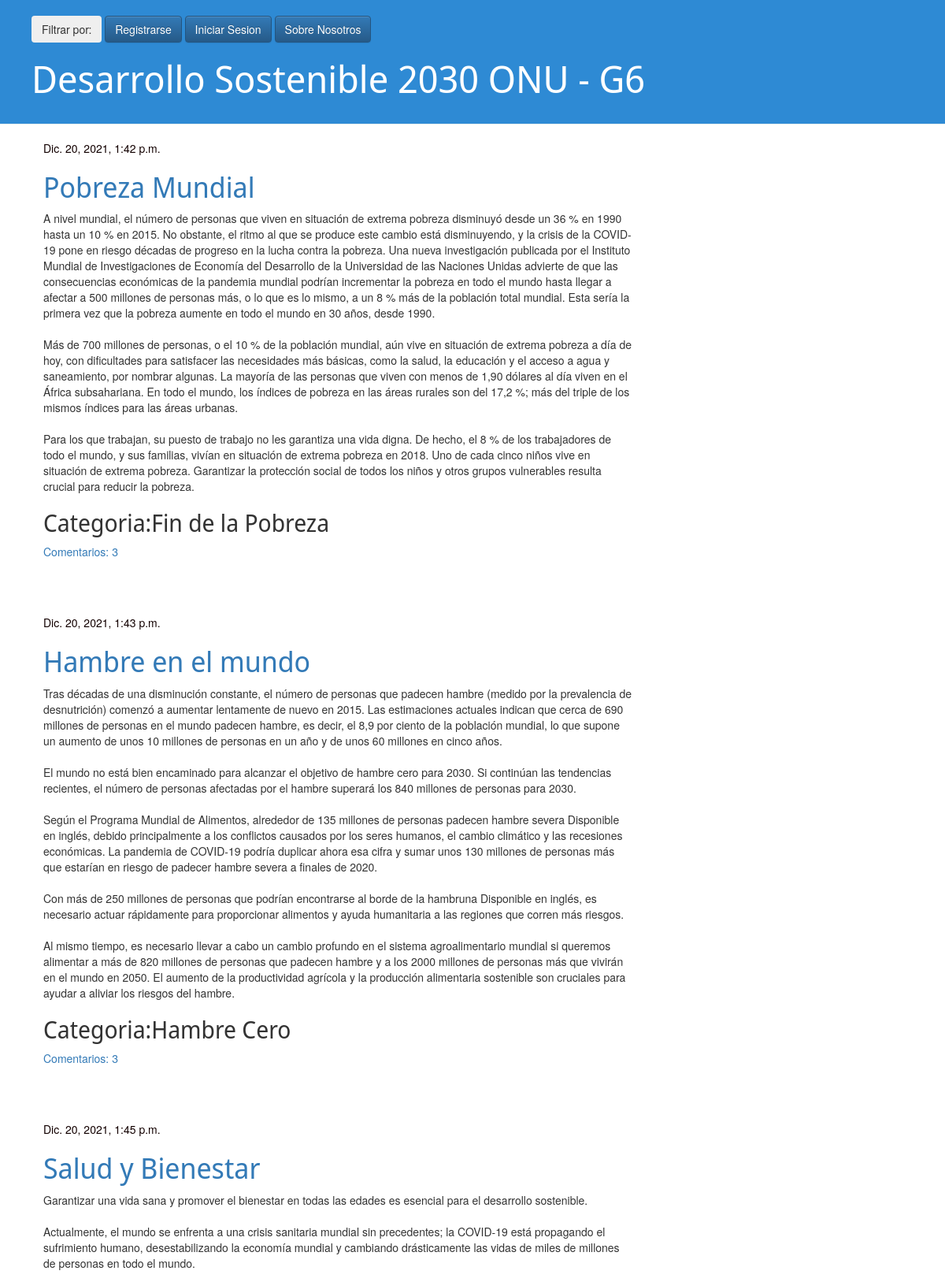
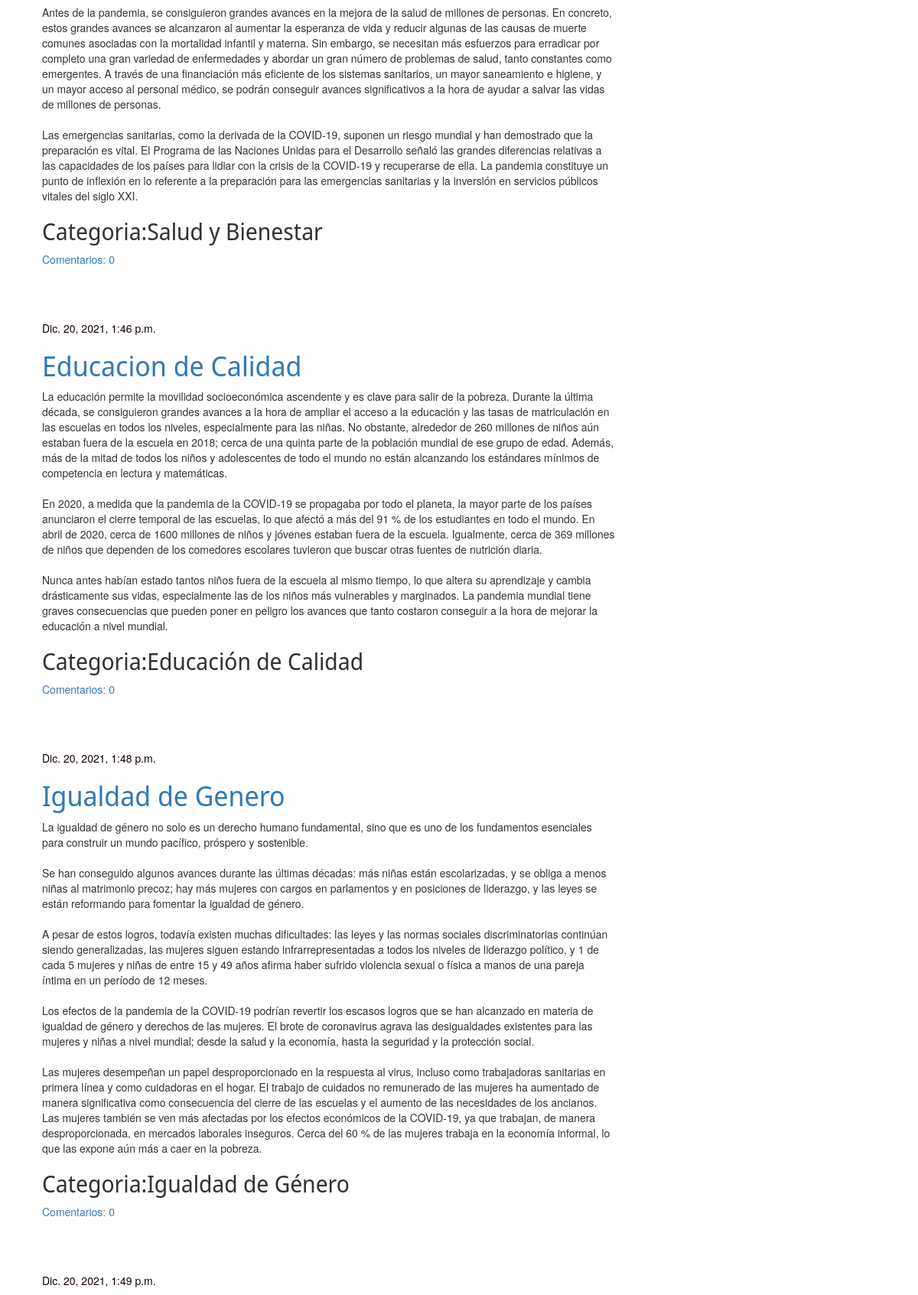
The page / (upper part) on the database its author committed (2 pictures, top to bottom).
### blog/models.py (models this page shows, shortened)
class Post(models.Model):
    CATEGORIES_CHOICES = (
        ('Fin de la Pobreza' , 'Fin de la pobreza'),
        ('Hambre Cero' ,'Hambre Cero'),
        ('Salud y Bienestar' ,'Salud y Bienestar'),
        ('Educación de Calidad', 'Educación de Calidad'),
        ('Igualdad de Género', 'Igualdad de Género'),
        ('Agua limpia y Saneamiento', 'Agua limpia y Saneamiento'),
        ('Energía asequible y no contaminante', 'Energía asequible y no contaminante'),
        ('Trabajo Decente', 'Trabajo Decente'),
        ('Industria,Innovacion e Infraestructura', 'Industria,Innovacion e Infraestructura'),
        ('Reducción de las Desigualdades', 'Reducción de las Desigualdades'),
        ('Ciudades Sostenibles', 'Ciudades Sostenibles'),
        ('Producción y Consumo Responsable', 'Producción y Consumo Responsable'),
        ('Acción por el Clima' , 'Acción por el Clima'),
        ('Vida Sumbarina' , 'Vida Submarina'),
        ('Vida de Ecosistemas Terrestres' , 'Vida de Ecosistemas Terrestres'),
        ('Paz y Justicia' , 'Paz y Justicia'),
        ('Alianzas para lograr los objetivos' , 'Alianzas para lograr los objetivos')
           )
    author = models.ForeignKey('auth.User', on_delete=models.CASCADE)
    title = models.CharField(max_length=200)
    text = models.TextField()
    image = models.ImageField(null=True, blank=True,upload_to="media/" )
    created_date = models.DateTimeField(
            default=timezone.now)
    published_date = models.DateTimeField(
            blank=True, null=True)
    category = models.CharField(
        max_length=120,
        choices=CATEGORIES_CHOICES,
        default='sin categoria'
        )

### blog/views.py (the view)
# urls.py: path('', views.post_list, name='post_list'),
def post_list(request):
    posts = Post.objects.filter(published_date__lte=timezone.now()).order_by('published_date')
    return render(request, 'blog/post_list.html', {'posts': posts})

### blog/templates/blog/post_list.html
{% extends 'blog/base.html' %} {% block content %} {% for post in posts %}
<div class="post">
    <div class="date">
        {{ post.published_date }}
    </div>
    <h1><a href="{% url 'post_detail' pk=post.pk %}">{{ post.title }}</a></h1>
    <p>{{ post.text|linebreaksbr }}</p>
    <h2>Categoria:{{ post.category|linebreaksbr }}</h2>
    <a href="{% url 'post_detail' pk=post.pk %}">Comentarios: {{ post.comments.count }}</a>
</div>
{% endfor %} {% endblock content %}

### blog/static/css/blog.css (style rules this page uses)
h1, h2, h3, h4 { font-family: 'Noto Sans Display', sans-serif; }
.date { color: #130101; }
.post { margin-bottom: 70px; }

### rows shown on the page
Post: published_date "Dic. 20, 2021, 1:42 p.m.", title "Pobreza Mundial", text "A nivel mundial, el número de personas que viven en situación de extrema pobreza disminuyó desde un 36 % en 1990 hasta un 10 % en 2015. No obstante, el ritmo al que se produce este cambio está disminuyendo, y la crisis de la COVID-19 pone en riesgo décadas de progreso en la lucha contra la pobreza. Una nueva investigación publicada por el Instituto Mundial de Investigaciones de Economía del Desarrollo de la Universidad de las Naciones Unidas advierte de que las consecuencias económicas de la pandemia mundial podrían incrementar la pobreza en todo el mundo hasta llegar a afectar a 500 millones de personas más, o lo que es lo mismo, a un 8 % más de la población total mundial. Esta sería la…", category "Fin de la Pobreza", comments.count "3"
Post: published_date "Dic. 20, 2021, 1:43 p.m.", title "Hambre en el mundo", text "Tras décadas de una disminución constante, el número de personas que padecen hambre (medido por la prevalencia de desnutrición) comenzó a aumentar lentamente de nuevo en 2015. Las estimaciones actuales indican que cerca de 690 millones de personas en el mundo padecen hambre, es decir, el 8,9 por ciento de la población mundial, lo que supone un aumento de unos 10 millones de personas en un año y de unos 60 millones en cinco años. El mundo no está bien encaminado para alcanzar el objetivo de hambre cero para 2030. Si continúan las tendencias recientes, el número de personas afectadas por el hambre superará los 840 millones de personas para 2030. Según el Programa Mundial de Alimentos,…", category "Hambre Cero", comments.count "3"
Post: published_date "Dic. 20, 2021, 1:45 p.m.", title "Salud y Bienestar", text "Garantizar una vida sana y promover el bienestar en todas las edades es esencial para el desarrollo sostenible. Actualmente, el mundo se enfrenta a una crisis sanitaria mundial sin precedentes; la COVID-19 está propagando el sufrimiento humano, desestabilizando la economía mundial y cambiando drásticamente las vidas de miles de millones de personas en todo el mundo. Antes de la pandemia, se consiguieron grandes avances en la mejora de la salud de millones de personas. En concreto, estos grandes avances se alcanzaron al aumentar la esperanza de vida y reducir algunas de las causas de muerte comunes asociadas con la mortalidad infantil y materna. Sin embargo, se necesitan más esfuerzos para…", category "Salud y Bienestar", comments.count "0"
Post: published_date "Dic. 20, 2021, 1:46 p.m.", title "Educacion de Calidad", text "La educación permite la movilidad socioeconómica ascendente y es clave para salir de la pobreza. Durante la última década, se consiguieron grandes avances a la hora de ampliar el acceso a la educación y las tasas de matriculación en las escuelas en todos los niveles, especialmente para las niñas. No obstante, alrededor de 260 millones de niños aún estaban fuera de la escuela en 2018; cerca de una quinta parte de la población mundial de ese grupo de edad. Además, más de la mitad de todos los niños y adolescentes de todo el mundo no están alcanzando los estándares mínimos de competencia en lectura y matemáticas. En 2020, a medida que la pandemia de la COVID-19 se propagaba por todo el…", category "Educación de Calidad", comments.count "0"
Post: published_date "Dic. 20, 2021, 1:48 p.m.", title "Igualdad de Genero", text "La igualdad de género no solo es un derecho humano fundamental, sino que es uno de los fundamentos esenciales para construir un mundo pacífico, próspero y sostenible. Se han conseguido algunos avances durante las últimas décadas: más niñas están escolarizadas, y se obliga a menos niñas al matrimonio precoz; hay más mujeres con cargos en parlamentos y en posiciones de liderazgo, y las leyes se están reformando para fomentar la igualdad de género. A pesar de estos logros, todavía existen muchas dificultades: las leyes y las normas sociales discriminatorias continúan siendo generalizadas, las mujeres siguen estando infrarrepresentadas a todos los niveles de liderazgo político, y 1 de cada 5…", category "Igualdad de Género", comments.count "0"
Post: published_date "Dic. 20, 2021, 1:49 p.m."
